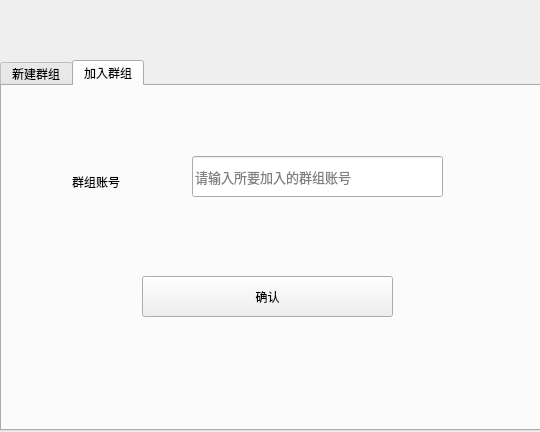
<?xml version="1.0" encoding="UTF-8"?>
<ui version="4.0">
 <class>Dialog</class>
 <widget class="QDialog" name="Dialog">
  <property name="geometry">
   <rect>
    <x>0</x>
    <y>0</y>
    <width>540</width>
    <height>432</height>
   </rect>
  </property>
  <property name="windowTitle">
   <string>Dialog</string>
  </property>
  <widget class="QLabel" name="top">
   <property name="geometry">
    <rect>
     <x>0</x>
     <y>0</y>
     <width>541</width>
     <height>81</height>
    </rect>
   </property>
   <property name="text">
    <string/>
   </property>
   <property name="pixmap">
    <pixmap>Talker/img/top.png</pixmap>
   </property>
  </widget>
  <widget class="QTabWidget" name="tabWidget">
   <property name="geometry">
    <rect>
     <x>0</x>
     <y>60</y>
     <width>541</width>
     <height>371</height>
    </rect>
   </property>
   <property name="toolTip">
    <string>加入群组</string>
   </property>
   <property name="currentIndex">
    <number>1</number>
   </property>
   <widget class="QWidget" name="tab">
    <attribute name="title">
     <string>新建群组</string>
    </attribute>
    <widget class="QLabel" name="label_3">
     <property name="geometry">
      <rect>
       <x>90</x>
       <y>50</y>
       <width>101</width>
       <height>31</height>
      </rect>
     </property>
     <property name="text">
      <string>群组名称</string>
     </property>
    </widget>
    <widget class="QLineEdit" name="editName">
     <property name="geometry">
      <rect>
       <x>200</x>
       <y>40</y>
       <width>251</width>
       <height>41</height>
      </rect>
     </property>
     <property name="font">
      <font>
       <family>微软雅黑</family>
       <pointsize>12</pointsize>
      </font>
     </property>
     <property name="cursor">
      <cursorShape>ArrowCursor</cursorShape>
     </property>
     <property name="toolTip">
      <string>请输入新的昵称</string>
     </property>
     <property name="text">
      <string/>
     </property>
     <property name="placeholderText">
      <string notr="true">请输入群名称</string>
     </property>
     <property name="clearButtonEnabled">
      <bool>false</bool>
     </property>
    </widget>
    <widget class="QLabel" name="label_4">
     <property name="geometry">
      <rect>
       <x>90</x>
       <y>130</y>
       <width>91</width>
       <height>16</height>
      </rect>
     </property>
     <property name="text">
      <string>设置头像</string>
     </property>
    </widget>
    <widget class="QLabel" name="lblhead">
     <property name="geometry">
      <rect>
       <x>280</x>
       <y>120</y>
       <width>111</width>
       <height>111</height>
      </rect>
     </property>
     <property name="text">
      <string/>
     </property>
     <property name="pixmap">
      <pixmap>Talker/img/群众.png</pixmap>
     </property>
     <property name="scaledContents">
      <bool>true</bool>
     </property>
    </widget>
    <widget class="QPushButton" name="scanPic">
     <property name="geometry">
      <rect>
       <x>90</x>
       <y>200</y>
       <width>93</width>
       <height>28</height>
      </rect>
     </property>
     <property name="cursor">
      <cursorShape>PointingHandCursor</cursorShape>
     </property>
     <property name="toolTip">
      <string>浏览</string>
     </property>
     <property name="text">
      <string>浏览</string>
     </property>
     <property name="flat">
      <bool>false</bool>
     </property>
    </widget>
    <widget class="QPushButton" name="btDone">
     <property name="geometry">
      <rect>
       <x>160</x>
       <y>280</y>
       <width>251</width>
       <height>41</height>
      </rect>
     </property>
     <property name="cursor">
      <cursorShape>PointingHandCursor</cursorShape>
     </property>
     <property name="toolTip">
      <string>完成</string>
     </property>
     <property name="text">
      <string>完成</string>
     </property>
     <property name="default">
      <bool>true</bool>
     </property>
     <property name="flat">
      <bool>false</bool>
     </property>
    </widget>
   </widget>
   <widget class="QWidget" name="tab_2">
    <attribute name="title">
     <string>加入群组</string>
    </attribute>
    <widget class="QLineEdit" name="editId">
     <property name="geometry">
      <rect>
       <x>190</x>
       <y>70</y>
       <width>251</width>
       <height>41</height>
      </rect>
     </property>
     <property name="font">
      <font>
       <family>微软雅黑</family>
       <pointsize>10</pointsize>
      </font>
     </property>
     <property name="toolTip">
      <string>请输入用户账号</string>
     </property>
     <property name="placeholderText">
      <string notr="true">请输入所要加入的群组账号</string>
     </property>
     <property name="clearButtonEnabled">
      <bool>false</bool>
     </property>
    </widget>
    <widget class="QLabel" name="label_2">
     <property name="geometry">
      <rect>
       <x>70</x>
       <y>80</y>
       <width>101</width>
       <height>31</height>
      </rect>
     </property>
     <property name="text">
      <string>群组账号</string>
     </property>
    </widget>
    <widget class="QPushButton" name="pbAdd">
     <property name="geometry">
      <rect>
       <x>140</x>
       <y>190</y>
       <width>251</width>
       <height>41</height>
      </rect>
     </property>
     <property name="cursor">
      <cursorShape>PointingHandCursor</cursorShape>
     </property>
     <property name="text">
      <string>确认</string>
     </property>
     <property name="default">
      <bool>true</bool>
     </property>
    </widget>
   </widget>
  </widget>
  <widget class="QToolButton" name="closeBt">
   <property name="geometry">
    <rect>
     <x>510</x>
     <y>0</y>
     <width>31</width>
     <height>41</height>
    </rect>
   </property>
   <property name="cursor">
    <cursorShape>PointingHandCursor</cursorShape>
   </property>
   <property name="toolTip">
    <string>关闭</string>
   </property>
   <property name="text">
    <string/>
   </property>
   <property name="icon">
    <iconset>
     <normaloff>Talker/img/blueclose.png</normaloff>Talker/img/blueclose.png</iconset>
   </property>
   <property name="checkable">
    <bool>false</bool>
   </property>
   <property name="popupMode">
    <enum>QToolButton::DelayedPopup</enum>
   </property>
   <property name="autoRaise">
    <bool>true</bool>
   </property>
   <property name="arrowType">
    <enum>Qt::NoArrow</enum>
   </property>
  </widget>
 </widget>
 <resources/>
 <connections/>
</ui>
